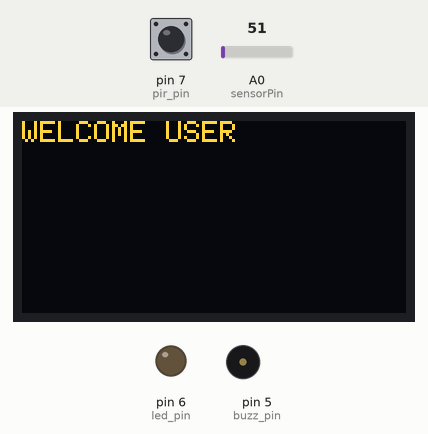
This sketch was run on a simulated Arduino Uno, built with avr-gcc and run on an emulated ATmega328P. Parts: 128×64 one-colour display, output pins drawn as LEDs (lit = HIGH), buzzer (waves = sounding, pin HIGH). The inputs (shaded band) are chosen by the test bench; at power-on: pin 7 (pir_pin) LOW, A0 (sensorPin) = 51. The OLED is the two-colour kind (top 16 rows yellow).

Above: at 2.1 s.
4.4 s: pin 7 (pir_pin) driven HIGH
At 6.7 s:
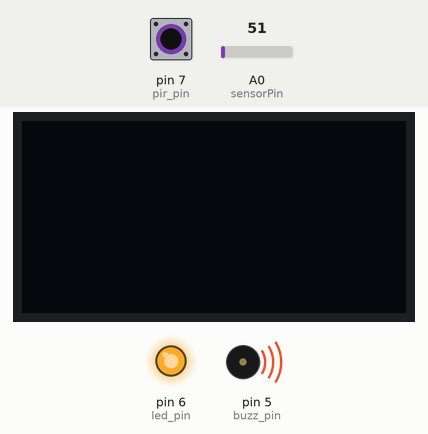
9.6 s: pin 7 (pir_pin) driven LOW
At 11.2 s:
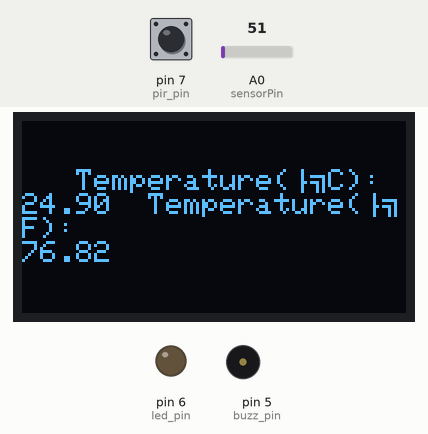
15.0 s: pin 7 (pir_pin) driven HIGH
At 19.2 s:
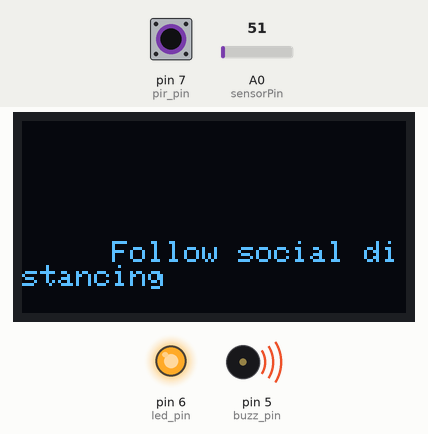
19.5 s: pin 7 (pir_pin) driven LOW
At 20.2 s:
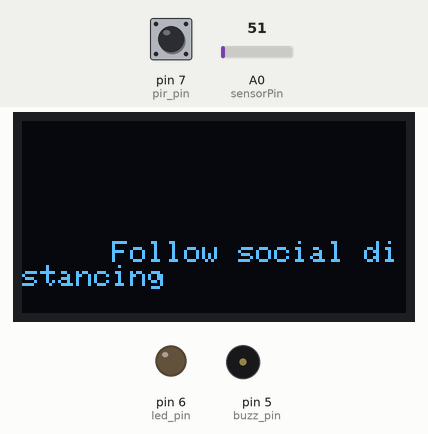
22.2 s: pin 7 (pir_pin) pulsed HIGH 2 times (0.12 s each, 0.3 s apart)
At 23.1 s:
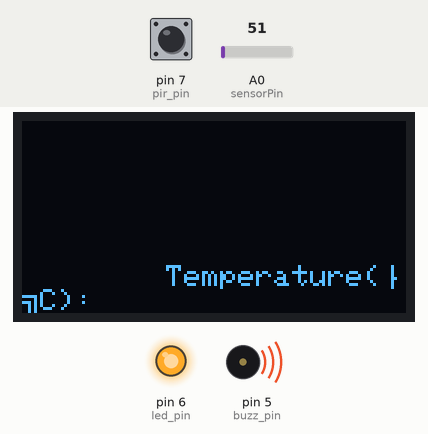
Timing chart, 0 to 26.9 s (numbered marks = the images above; inputs shaded):
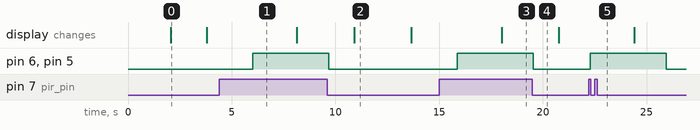

The sketch:

GO_CORONA_SHIELD.ino
```cpp
// defining the parameters of the screen
#include <Wire.h>
#include <Adafruit_GFX.h>
#include <Adafruit_SSD1306.h>
#include <Adafruit_Sensor.h>

#define SCREEN_WIDTH 128 // OLED display width, in pixels
#define SCREEN_HEIGHT 64// OLED display height, in pixels


const int sensorPin = A0;
float sensorValue;
float voltageOut;

float temperatureC;
float temperatureF;

// Declaration for an SSD1306 display connected to I2C (SDA, SCL pins)
Adafruit_SSD1306 display(SCREEN_WIDTH, SCREEN_HEIGHT, &Wire, -1);

int pir_pin=7;
int state = LOW;// by default, no motion detected
int val = 0;


int buzz_pin=5;
int led_pin=6;

uint32_t delayMS;

void setup() {
  // put your setup code here, to run once:
Serial.begin(115200);

   if(!display.begin(SSD1306_SWITCHCAPVCC, 0x3C)) {
   // Address 0x3D for 128x64
   Serial.println(F("SSD1306 allocation failed"));
   for(;;);
  }
  delay(2000);
  display.clearDisplay();

  pinMode(led_pin,OUTPUT);
  pinMode(pir_pin,INPUT);
  pinMode(buzz_pin,OUTPUT);
  pinMode(sensorPin, INPUT);


  // Initialize device.
  display.println(F("WELCOME USER"));

  display.display();
  delay(500);
  display.clearDisplay();
}

void loop() {
  // put your main code here, to run repeatedly:
  sensorValue = analogRead(sensorPin);
  voltageOut = (sensorValue * 5000) / 1024;

  // calculate temperature for LM35 (LM35DZ)
  temperatureC = voltageOut / 10;
  temperatureF = (temperatureC * 1.8) + 32;

  val = digitalRead(pir_pin);   // read sensor value
  if (val == HIGH) {           // check if the sensor is HIGH
    digitalWrite(led_pin, HIGH); // turn LED ON
    digitalWrite(buzz_pin, HIGH);// turn buzzer ON
    delay(100);                // delay 100 milliseconds

    if (state == LOW) {
      display.print("Follow social distancing");
      delay(2000);
      display.display();
      state = HIGH;// update variable state to HIGH

      }
  }
  else {
      digitalWrite(led_pin, LOW); // turn LED OFF
      digitalWrite(buzz_pin, LOW);// turn buzzer OFF
      delay(200);             // delay 200 milliseconds

      if (state == HIGH){
        display.println("Temperature(ºC): ");
        display.print(temperatureC);
        display.println("  Temperature(ºF): ");
        display.print(temperatureF);
        delay(1000);
        display.display();
        state = LOW;       // update variable state to LOW
    }
  }


  delay(1000);
  display.display();
  delay(500);
  display.clearDisplay();
}
```

Measured:
- after the input at 4.4 s, pin 6 (led_pin), pin 5 (buzz_pin): LOW → HIGH after 1.6 s
- after the input at 9.6 s, pin 6 (led_pin), pin 5 (buzz_pin): HIGH → LOW after 0.07 s; the display: changes after 1.3 s (image 2)
- after the input at 15.0 s, pin 6 (led_pin), pin 5 (buzz_pin): LOW → HIGH after 0.88 s; the display: changes after 3.0 s (image 3)
- after the input at 19.5 s, pin 6 (led_pin), pin 5 (buzz_pin): HIGH → LOW at once
- after the input at 22.2 s, pin 6 (led_pin), pin 5 (buzz_pin): LOW → HIGH after 0.09 s, → LOW 3.7 s later
- what the display in image 0 shows lasts 1.7 s, from 2.1 s to 3.8 s
- what the display in image 2 shows lasts 2.8 s, from 10.9 s to 13.7 s
